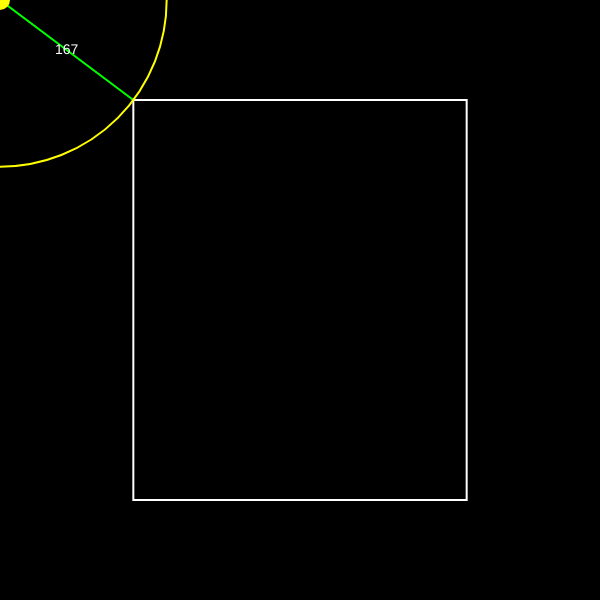
Frame 1 (no input)
Frame 60 (no input): identical to frame 1, image omitted
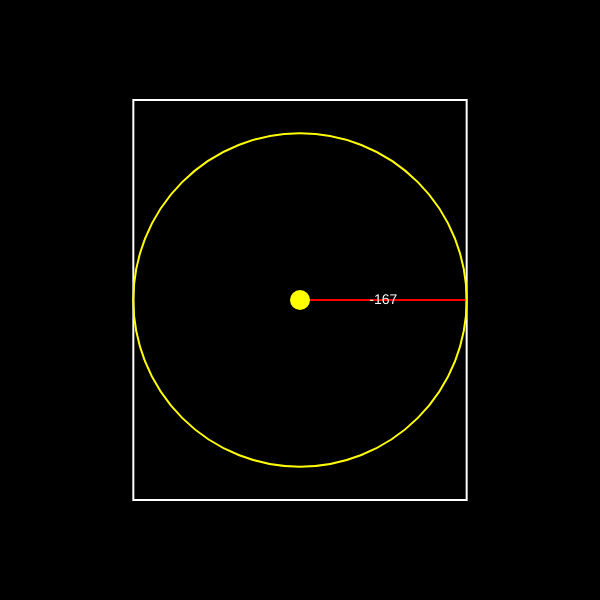
Frame 120 (the mouse pressed at the canvas centre since frame 60)

The p5.js sketch that drew these frames (run headless with seeded random() and noise() and a simulated clock; from frame 60 on, the mouse is pressed at the canvas centre):

// p5.js sketch
// ── sketch.js
function setup() {
  createCanvas(min(600, windowHeight), min(windowHeight, 600));
}

function draw() {
  background(0);

  stroke(255);
  noFill();
  strokeWeight(2);

  const dimStatic  = min(400, windowHeight / 1.5)
  const DimStaticX = min(400, windowHeight / 3);
  const DimStaticY = min(400, windowHeight / 1.5);;
  const raggStatic = dimStatic / 2;
  const raggStaticX = DimStaticX / 2;
  const raggStaticY = DimStaticY / 2;
  const centroStatic = min(600 / 2, windowHeight / 2);
  //const DimDinamic = raggDinamic * 2;

  // Calcola la distanza dal punto (mouseX, mouseY) al bordo del rettangolo
  // Questo è il calcolo chiave per la SDF del rettangolo
  const distToRectBorder = distanceToRectangle(
    mouseX, mouseY,
    centroStatic, centroStatic,
    DimStaticX, DimStaticY
  );

  rectMode(CENTER);
  rect(centroStatic, centroStatic, DimStaticX, DimStaticY);

  const distanza = dist(mouseX, mouseY, centroStatic, centroStatic);

  // Determina se il punto è dentro o fuori il rettangolo
  const isInside = isPointInsideRectangle(
    mouseX, mouseY,
    centroStatic, centroStatic,
    raggStaticX, raggStaticY
  );

  // Calcola il vettore direzione dal mouse al punto più vicino sul rettangolo
  const closestPoint = closestPointOnRectangle(
    mouseX, mouseY,
    centroStatic, centroStatic,
    raggStaticX, raggStaticY
  );

  // Colore della linea in base alla posizione (dentro o fuori)
  if (isInside) {
    stroke(255, 0, 0);
  } else {
    stroke(0, 255, 0);
  }

  // Disegna la linea dal mouse al punto più vicino sul rettangolo
  line(mouseX, mouseY, closestPoint.x, closestPoint.y);

  // Cerchio giallo tangente al rettangolo
  stroke(255, 255, 0);
  noFill();
  // Usa la distanza al bordo come raggio del cerchio
  ellipse(mouseX, mouseY, distToRectBorder * 2);

  // Punto al centro del cerchio giallo
  noStroke();
  fill(255, 255, 0);
  ellipse(mouseX, mouseY, raggStatic*0.1);// AHIOOOOOOOOOOOOOOOOOOOOOOOOOOOOOOOOOOOOOOOOOOOOOOOOO

  // Visualizza la distanza dal bordo
  fill(255);
  textSize(14);
  textAlign(CENTER, CENTER);
  const midPointX = (mouseX + closestPoint.x) / 2;
  const midPointY = (mouseY + closestPoint.y) / 2;
  text(distToRectBorder.toFixed(0), midPointX, midPointY);

  
  
  // Visualizza la distanza dal centro
  //fill(255);
  //textSize(14);
  //textAlign(CENTER, CENTER);
  //text(distanza.toFixed(0), mouseX + 10, mouseY - 10);
}

// Funzione per calcolare la distanza minima da un punto a un rettangolo (SDF del rettangolo)
function distanceToRectangle(px, py, rectCenterX, rectCenterY, rectWidth, rectHeight) {
  // Calcola la distanza dal centro al bordo nelle direzioni x e y
  const halfWidth = rectWidth / 2;
  const halfHeight = rectHeight / 2;
  
  // Determina le coordinate relative al centro del rettangolo
  const dx = abs(px - rectCenterX) - halfWidth;
  const dy = abs(py - rectCenterY) - halfHeight;
  
  if (dx < 0 && dy < 0) {
    // Dentro il rettangolo: calcola la distanza minima a un bordo
    return -min(abs(dx), abs(dy));
  } else {
    // Fuori dal rettangolo
    const outsideX = max(0, dx);
    const outsideY = max(0, dy);
    return sqrt(outsideX * outsideX + outsideY * outsideY);
  }
}

// Funzione per verificare se un punto è dentro il rettangolo
function isPointInsideRectangle(px, py, rectCenterX, rectCenterY, halfWidth, halfHeight) {
  return (
    px >= rectCenterX - halfWidth &&
    px <= rectCenterX + halfWidth &&
    py >= rectCenterY - halfHeight &&
    py <= rectCenterY + halfHeight
  );
}

// Funzione per trovare il punto più vicino sul rettangolo a partire da un punto dato
function closestPointOnRectangle(px, py, rectCenterX, rectCenterY, halfWidth, halfHeight) {
  let closestX, closestY;
  
  // Calcola i limiti del rettangolo
  const left = rectCenterX - halfWidth;
  const right = rectCenterX + halfWidth;
  const top = rectCenterY - halfHeight;
  const bottom = rectCenterY + halfHeight;
  
  // Trova il punto più vicino
  if (px < left) {
    closestX = left;
  } else if (px > right) {
    closestX = right;
  } else {
    closestX = px;
  }
  
  if (py < top) {
    closestY = top;
  } else if (py > bottom) {
    closestY = bottom;
  } else {
    closestY = py;
  }
  
  // Se il punto è dentro il rettangolo, troviamo il bordo più vicino
  if (isPointInsideRectangle(px, py, rectCenterX, rectCenterY, halfWidth, halfHeight)) {
    // Calcola la distanza a ciascun bordo
    const distToLeft = px - left;
    const distToRight = right - px;
    const distToTop = py - top;
    const distToBottom = bottom - py;
    
    // Trova la distanza minima
    const minDist = min(distToLeft, distToRight, distToTop, distToBottom);
    
    if (minDist === distToLeft) {
      closestX = left;
      closestY = py;
    } else if (minDist === distToRight) {
      closestX = right;
      closestY = py;
    } else if (minDist === distToTop) {
      closestX = px;
      closestY = top;
    } else {
      closestX = px;
      closestY = bottom;
    }
  }
  
  return { x: closestX, y: closestY };
}
